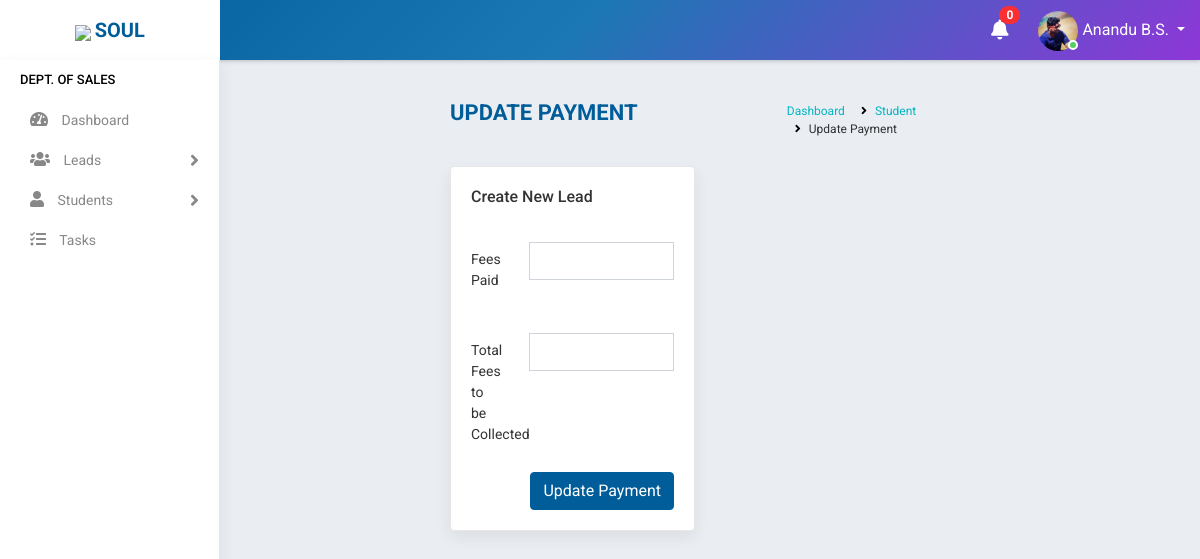
Page /lead/update_payment/1/ (signed in) on the earlier database version.
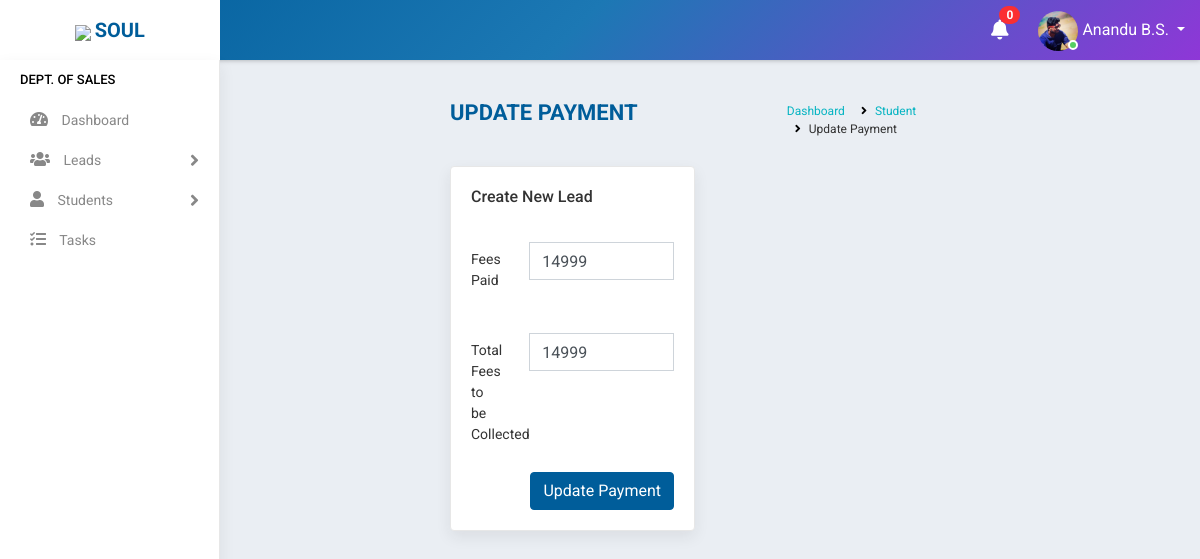
Same page on the later database version.
### accounts/models.py (models this page shows, shortened)
class Student(models.Model):
    state = (
    ('Andhra Pradesh','Andhra Pradesh'),
    ('Arunachal Pradesh','Arunachal Pradesh'),
    ('Assam','Assam'),
    ('Bihar','Bihar'),
    ('Chhattisgarh','Chattisgarh'),
    ('Goa','Goa'),
    ('Gujarat','Gujarat'),
    ('Haryana','Haryana'),
    ('Himachal Pradesh','Himachal Pradesh'),
    ('Jharkhand','Jharkhand'),
    ('Karnataka','Karnataka'),
    ('Kerala','Kerala'),
    ('Madhya Pradesh','Madhya Pradesh'),
    ('Maharashtra','Maharashtra'),
    ('Manipur','Manipur'),
    ('Meghalaya','Meghalaya'),
    ('Mizoram','Mizoram'),
    ('Nagaland','Nagaland'),
    ('Odisha','Odisha'),
    ('Rajasthan','Rajasthan'),
    ('Sikkim','Sikkim'),
    ('Tamil Nadu','Tamil Nadu'),
    ('Telangana','Telangana'),
    ('Tripura','Tripura'),
    ('Uttar Pradesh','Uttar Pradesh'),
    ('Uttarakhand','Uttarakhand'),
    ('West Bengal','West Bengal')
)
    groups = (
    ('AB+', 'AB+'),
    ('AB-', 'AB-'),
    ('A+', 'A+'),
    ('A-', 'A-'),
    ('B+', 'B+'),
    ('B-', 'B-'),
    ('O+', 'O+'),
    ('O-', 'O-'),
    )
    user= models.OneToOneField(User,on_delete=models.CASCADE,null=True,blank=True)
    name = models.CharField(max_length=100,blank=True)
    mobile = models.CharField(max_length=10,blank=True)
    email = models.EmailField(max_length=200,blank=True)
    sex = models.CharField(max_length=10,null=True,choices=(('Male','Male'),('Female','Female')),blank=True)
    dob = models.DateField(null=True, blank=True)
    blood_group = models.CharField(max_length=100,null=True, blank=True,choices=groups)
    house = models.CharField(max_length=100,null=True,blank=True)
    street =models.CharField(max_length=100,null=True,blank=True)
    street2 =models.CharField(max_length=100,null=True,blank=True)
    city = models.CharField(max_length=100,null=True,blank=True)
    state = models.CharField(max_length=100,null=True,choices=state,blank=True)
    course_enrolled = models.CharField(max_length=1000,null=True,blank=True)
    now_attending = models.CharField(max_length=1000,null=True,blank=True)
    start_date = models.DateField(null=True,blank=True)
    shared = models.BooleanField(default=False,choices=((True, 'Yes'), (False, 'No')),blank=True)
    payment = models.CharField(max_length=10,choices=(('Full','Full'),('Half','Half')),default='Half',blank=True)
    status = models.CharField(max_length=20,choices=(('Active','Active'),('Inactive','Inactive')),default='Active',blank=True)
    profile_pic = models.ImageField(null=True,default="student.jpg")
    total_fees = models.IntegerField(null=True,blank=True)
    fees_paid = models.IntegerField(null=True,blank=True)
    balance = models.IntegerField(null=True,blank=True)

### accounts/views.py (the view, shortened to what this page needs)
# urls.py: path('lead/update_payment/<id>/',UpdatePayment.as_view(),name='update_payment'),
class UpdatePayment(View):
    def get(self, request,id):
        user=request.user
        if user.is_authenticated:
            note = Notification.objects.filter(receiver=user).filter(status="Not Read").order_by('-datetime')
            no_count = note.count()
            try:
                s= Staff.objects.get(user=user)
                if s.stype == "2":
                    student = Student.objects.get(id=id)
                    form = PaymentForm(instance=student)
                    return render(request,'accounts/update_payments.html',{'s':s,'no_count':no_count,'note':note,'student':student,'form':form})
                else:
                    return redirect('home')
            except:
                return redirect('home')
        else:
            return redirect('logout')

### accounts/forms.py
class PaymentForm(ModelForm):
    class Meta:
        model = Student
        fields = ['total_fees','fees_paid']

### accounts/templates/accounts/update_payments.html (shortened to what this page needs)
{% extends 'accounts/main.html' %}
    {% block content %}
<div class="main-wrapper">
    {% include 'accounts/navbar.html' %}
    {% include 'accounts/sidebar_sales.html' %}
    <div class="page-wrapper">
        <div class="content container-fluid">
            <div class="page-header">
                <div class="row">
                    <div class="col-lg-7 col-md-12 col-sm-12 col-12">
                        <h5 class="text-uppercase">Update Payment</h5>
                    </div>
                    <div class="col-lg-5 col-md-12 col-sm-12 col-12">
                        <ul class="list-inline breadcrumb float-right">
                        <li class="list-inline-item"><a href="{% url 'home' %}">Dashboard</a></li>
                        <li class="list-inline-item"><a href="{% url 'student_profile_view' student.id %}">Student</a></li>
                        <li class="list-inline-item">Update Payment</li>
                        </ul>
                    </div>
                </div>
            </div>
            <div class="row">
                <div class="col-md-6">
                <div class="card-box">
                    <h4 class="card-title">Create New Lead</h4>
                    <br>
                    <form method="post"action>
                        <div class="form-group row">
                            <label class="col-md-3 col-form-label">Fees Paid</label>
                            <div class="col-md-9">
                                {% load widget_tweaks %}
                                {% render_field form.fees_paid class="form-control" %}
                            </div>
                        </div>
                        <div class="form-group row">
                            <label class="col-md-3 col-form-label">Total Fees to be Collected</label>
                            <div class="col-md-9">
                                {% render_field form.total_fees class="form-control" %}
                            </div>
                        </div>
                        <div class="text-right">
                            <button type="submit" class="btn btn-primary">Update Payment</button>
                        </div>
                    </form>
                </div>
            </div>
        </div>
    </div>
    {% endblock %}

Differences in the rows shown:
changed Student: fees_paid (not shown) → "14999"; total_fees (not shown) → "14999"
